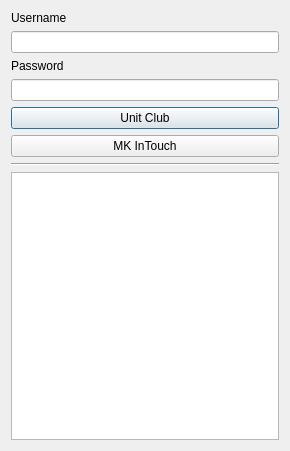
<?xml version="1.0" encoding="UTF-8"?>
<ui version="4.0">
 <class>Dialog</class>
 <widget class="QDialog" name="Dialog">
  <property name="geometry">
   <rect>
    <x>0</x>
    <y>0</y>
    <width>290</width>
    <height>451</height>
   </rect>
  </property>
  <property name="sizePolicy">
   <sizepolicy hsizetype="Fixed" vsizetype="Fixed">
    <horstretch>0</horstretch>
    <verstretch>0</verstretch>
   </sizepolicy>
  </property>
  <property name="minimumSize">
   <size>
    <width>290</width>
    <height>450</height>
   </size>
  </property>
  <property name="maximumSize">
   <size>
    <width>300</width>
    <height>451</height>
   </size>
  </property>
  <property name="windowTitle">
   <string>MK Updater</string>
  </property>
  <property name="sizeGripEnabled">
   <bool>false</bool>
  </property>
  <layout class="QVBoxLayout" name="verticalLayout_4">
   <item>
    <layout class="QVBoxLayout" name="verticalLayout">
     <item>
      <widget class="QLabel" name="label">
       <property name="text">
        <string>Username</string>
       </property>
      </widget>
     </item>
     <item>
      <widget class="QLineEdit" name="userNametxt">
       <property name="placeholderText">
        <string extracomment="Username"/>
       </property>
      </widget>
     </item>
     <item>
      <widget class="QLabel" name="label_2">
       <property name="text">
        <string>Password</string>
       </property>
      </widget>
     </item>
     <item>
      <widget class="QLineEdit" name="passwordtxt">
       <property name="echoMode">
        <enum>QLineEdit::Password</enum>
       </property>
       <property name="placeholderText">
        <string extracomment="Password"/>
       </property>
      </widget>
     </item>
    </layout>
   </item>
   <item>
    <layout class="QVBoxLayout" name="verticalLayout_2">
     <item>
      <widget class="QPushButton" name="unitClubBtn">
       <property name="text">
        <string>Unit Club</string>
       </property>
      </widget>
     </item>
     <item>
      <widget class="QPushButton" name="inTouchBtn">
       <property name="text">
        <string>MK InTouch</string>
       </property>
      </widget>
     </item>
    </layout>
   </item>
   <item>
    <layout class="QVBoxLayout" name="verticalLayout_3">
     <item>
      <widget class="Line" name="line">
       <property name="orientation">
        <enum>Qt::Horizontal</enum>
       </property>
      </widget>
     </item>
     <item>
      <widget class="QPlainTextEdit" name="plainTextEdit">
       <property name="enabled">
        <bool>true</bool>
       </property>
       <property name="sizeAdjustPolicy">
        <enum>QAbstractScrollArea::AdjustToContents</enum>
       </property>
       <property name="readOnly">
        <bool>true</bool>
       </property>
       <property name="centerOnScroll">
        <bool>true</bool>
       </property>
       <property name="placeholderText">
        <string extracomment="Test"/>
       </property>
      </widget>
     </item>
    </layout>
   </item>
  </layout>
  <zorder>inTouchBtn</zorder>
  <zorder>userNametxt</zorder>
  <zorder>passwordtxt</zorder>
  <zorder>unitClubBtn</zorder>
  <zorder>plainTextEdit</zorder>
  <zorder>label</zorder>
  <zorder>label_2</zorder>
  <zorder>line</zorder>
  <zorder>unitClubBtn</zorder>
 </widget>
 <resources/>
 <connections/>
</ui>
